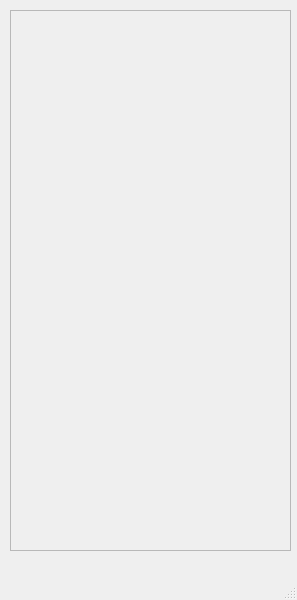
<?xml version="1.0" encoding="UTF-8"?>
<ui version="4.0">
 <class>Glossary</class>
 <widget class="QMainWindow" name="Glossary">
  <property name="enabled">
   <bool>true</bool>
  </property>
  <property name="geometry">
   <rect>
    <x>0</x>
    <y>0</y>
    <width>297</width>
    <height>600</height>
   </rect>
  </property>
  <property name="windowTitle">
   <string>Glossary</string>
  </property>
  <widget class="QWidget" name="centralwidget">
   <widget class="QScrollArea" name="scrollArea">
    <property name="geometry">
     <rect>
      <x>10</x>
      <y>10</y>
      <width>281</width>
      <height>541</height>
     </rect>
    </property>
    <property name="widgetResizable">
     <bool>true</bool>
    </property>
    <widget class="QWidget" name="scrollContents">
     <property name="geometry">
      <rect>
       <x>0</x>
       <y>0</y>
       <width>279</width>
       <height>539</height>
      </rect>
     </property>
    </widget>
   </widget>
  </widget>
  <widget class="QMenuBar" name="menubar">
   <property name="geometry">
    <rect>
     <x>0</x>
     <y>0</y>
     <width>297</width>
     <height>22</height>
    </rect>
   </property>
  </widget>
  <widget class="QStatusBar" name="statusbar"/>
 </widget>
 <resources/>
 <connections/>
</ui>
